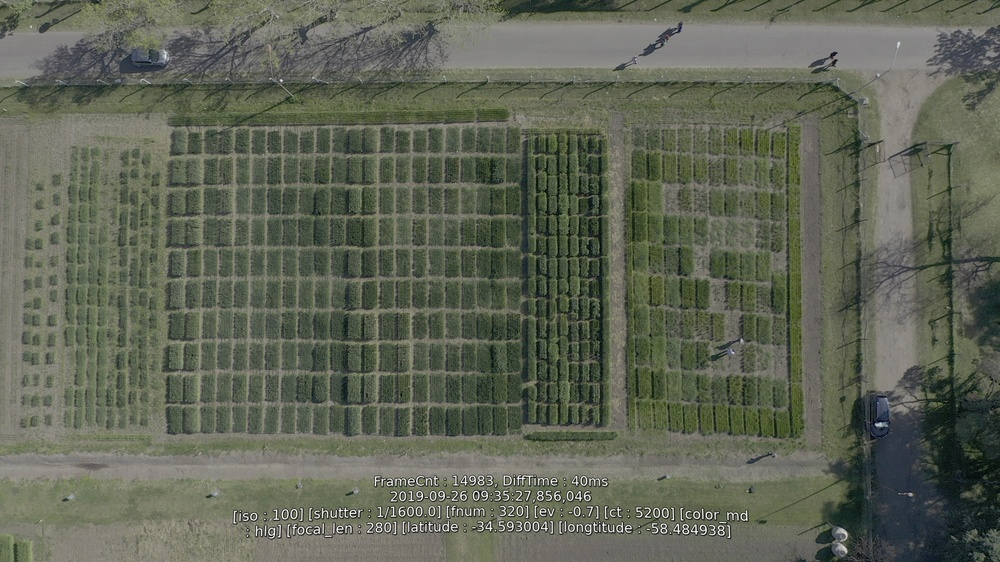
#> input picture ClasVerde/Edit_new.jpg, 1000 x 562 px, shrunk from 2688 x 1512 before the run, found by its file name; its folder holds only this picture in this run
$ python clasifVerde.py   (older library calls are emulated)
#> lines starting #> are read from the running program, lines starting #| are printed output that depends on the picture
# -*- coding: utf-8 -*-
"""
Created on Mon Sep 23 23:04:08 2019

@author: BraianSoullier
"""


import cv2
import glob
import numpy as np
from numpy import savetxt
import matplotlib.pyplot as plt

# ruta = r"C:\Users\BraianSoullier\Desktop\TAMIUSOULLIER\SCRIPS\ClasVerde\imgEdit.jpg"
path="/home/nicolascuedo/Escritorio/TAMIU_Octubre/SCRIPS/ClasVerde/"

photo = "Edit_new.jpg"
imgT = cv2.imread(path+photo)
#> imgT is the input picture: shape (562, 1000, 3); mean B, G, R 85.9, 100.5, 95.9

# %% Color verde en RGB

ch1,ch2,ch3=imgT.T
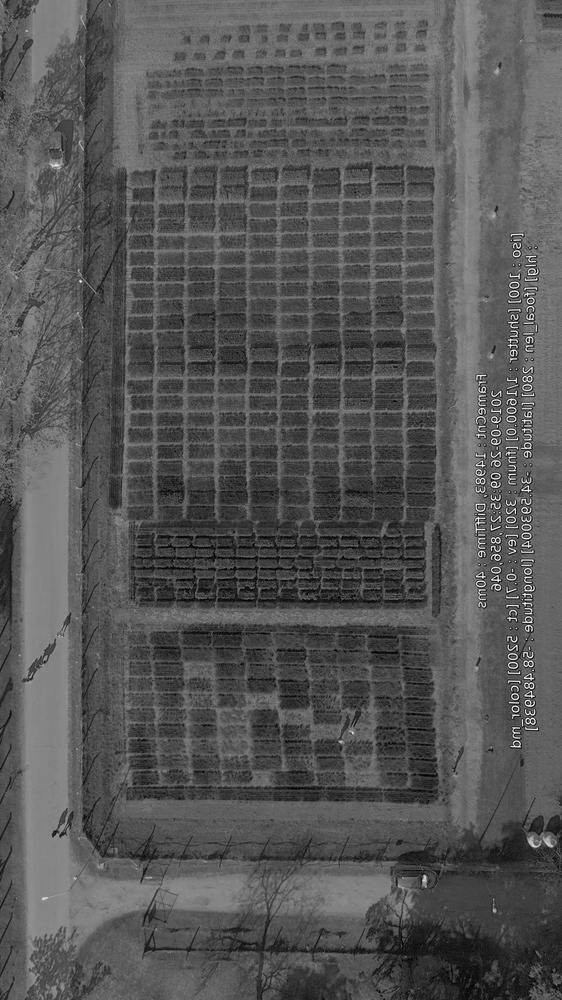
#> ch1: shape (1000, 562); min 0, max 254, mean 85.9
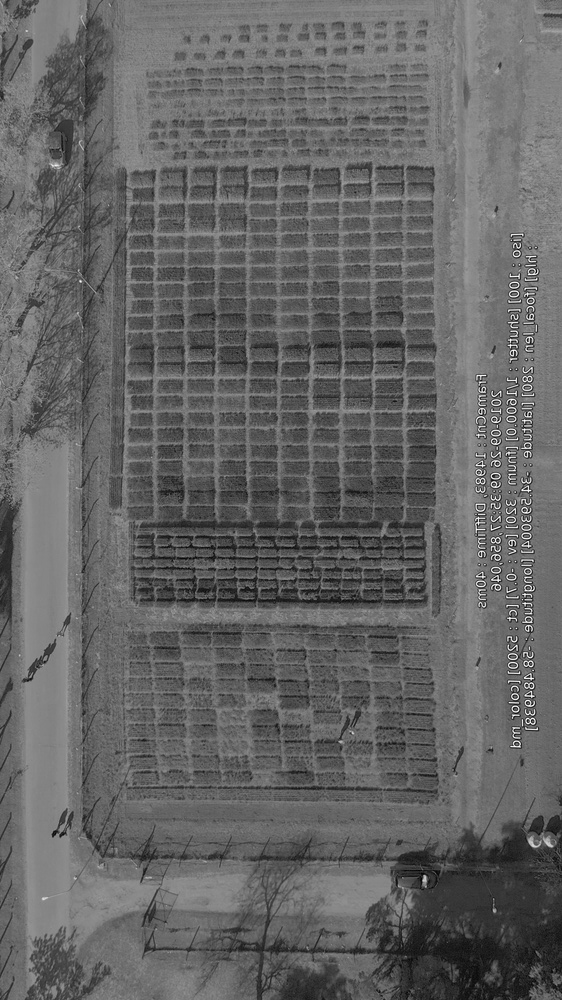
#> ch2: shape (1000, 562); min 0, max 255, mean 100.5
imgNew=(2*np.int32(ch2)-np.int32(ch1)-np.int32(ch3))
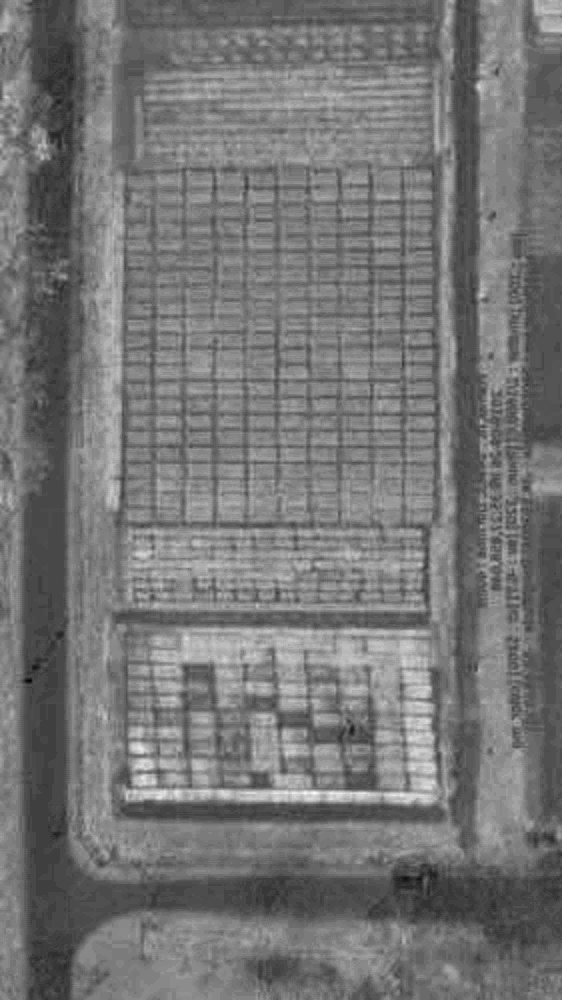
#> imgNew: shape (1000, 562) int32; min -29, max 76, mean 19.4; drawn with min black and max white
imgNew=imgNew


plt.figure()
plt.title('Imagen intensidad verde')
plt.imshow(imgNew.T)

plt.figure()
plt.title('Imagen en RGB')
plt.imshow(imgT[:,:,::-1])
#%% Seleccionar donde hay cultivo CRECIDO

plt.figure()
plt.imshow(imgNew.T)
print('esquina 1:\t',end=' ')
#> (the run stopped early here; a loop or call above may not have finished)
